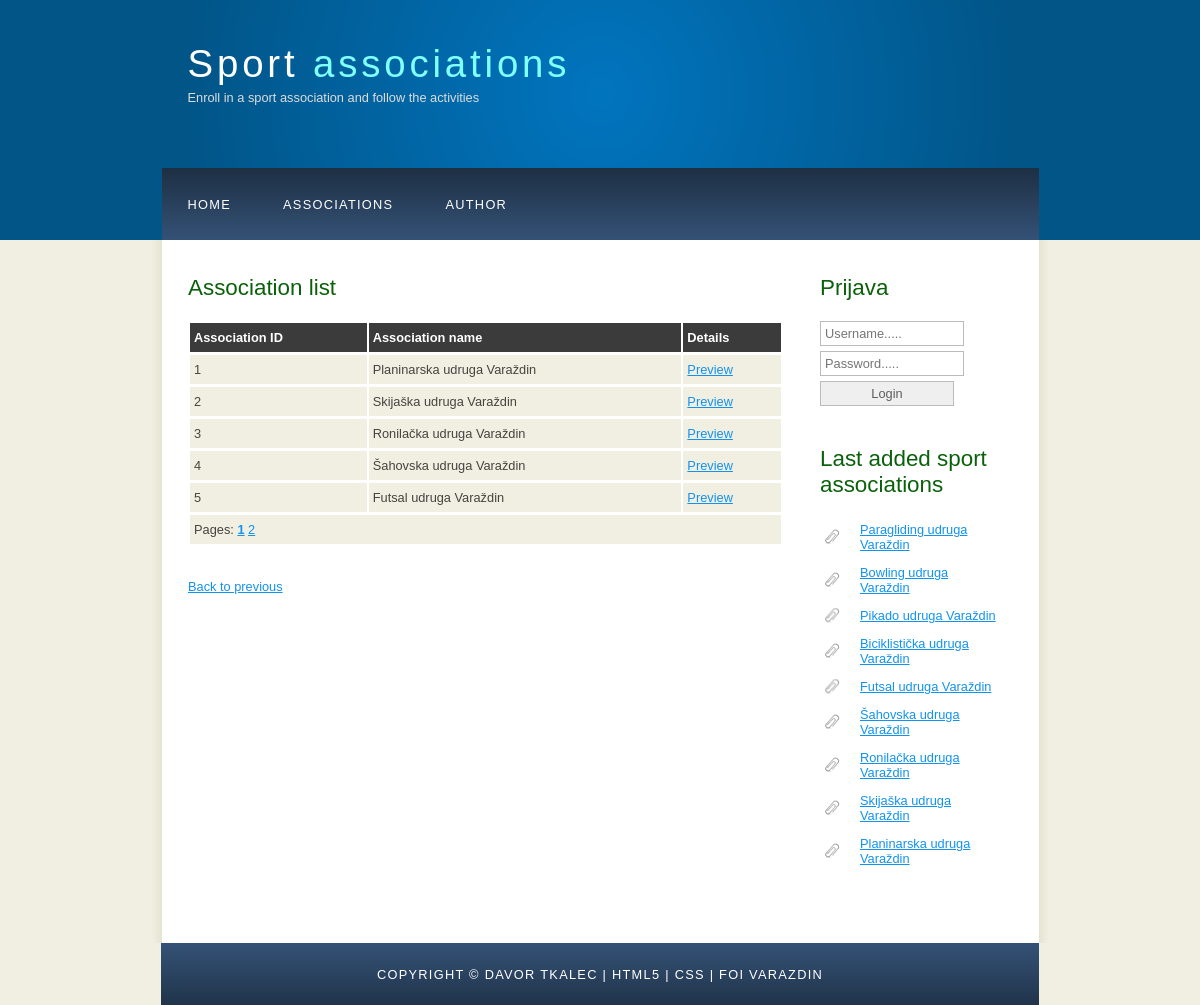
/udruge.php, run on the app's committed database.
### tables this page shows
CREATE TABLE IF NOT EXISTS `udruga` (
  `udruga_id` INT(10) NOT NULL AUTO_INCREMENT,
  `moderator_id` INT(10) NOT NULL,
  `naziv` VARCHAR(50) NOT NULL,
  `opis` TEXT NOT NULL,
  PRIMARY KEY (`udruga_id`),
  INDEX `fk_udruga_korisnik1_idx` (`moderator_id` ASC),
  CONSTRAINT `fk_udruga_korisnik1`
    FOREIGN KEY (`moderator_id`)
    REFERENCES `korisnik` (`korisnik_id`)
    ON DELETE NO ACTION
    ON UPDATE NO ACTION);

### dbconn.php (called while the page is built, shortened)
<?php
$vel_str = 5;
function SpojiNaBazu($sql) {
	$BP_server = 'localhost';
	$BP_bazaPodataka = 'iwa_2015_vz_projekt';
	$BP_korisnik = 'iwa_2015';
	$BP_lozinka = 'foi2015';
	$dbc = mysqli_connect($BP_server, $BP_korisnik, $BP_lozinka,$BP_bazaPodataka);
	mysqli_set_charset($dbc,"utf8");
	$rs = mysqli_query($dbc,$sql);
	return $rs;
}
?>

### udruge.php (the view, shortened to what this page needs)
<?php
include("header.php");
?>
      <div id="content">
        <?php
$sql = "SELECT count(*) FROM udruga";
$colspan=3;
	$conn = SpojiNaBazu($sql);
	$row = mysqli_fetch_array($conn);
	$broj_redaka = $row[0];
	$broj_stranica = ceil($broj_redaka / $vel_str);
echo "<h1>Association list</h1>";
	$upit = "select udruga_id, naziv from udruga";
	$upit.= " LIMIT " . $vel_str;
	if (isset($_GET['stranica'])){
		$upit = $upit . " OFFSET " . (($_GET['stranica'] - 1) * $vel_str);
		$aktivna = $_GET['stranica'];
	} else {
		$aktivna = 1;
	}
$conn = SpojiNaBazu($upit);
echo '<table>';
echo '<tr>';
echo '<th>Association ID</th><th>Association name</th><th>Details</th>';
echo '</tr>';
while(list($id,$naziv)=mysqli_fetch_array($conn)){
	$detalji = "<a href='udruga.php?detalji=$id'>Preview</a>";
echo '<tr>';
echo "<td>$id</td><td>$naziv</td><td>$detalji</td>";
echo '</tr>';
}
echo '<tr>';
echo "<td colspan='$colspan'>";
echo "Pages: ";
		for ($i = 1; $i <= $broj_stranica; $i++) {
			if($i==$aktivna){
				$str = "<strong>$i</strong>";
			}
			else
			{
				$str=$i;
			}
			echo " <a href=\"udruge.php?stranica=" .$i. "\">$str</a>";
		}
echo "</td>";
echo '</tr>';
echo '</table>';
include("povratak.php");
?>
    </div>
    </div>
<?php
include("footer.php");
?>

### desniprikaz.php
<?php
$upit = "select udruga_id, naziv from udruga order by udruga_id desc";
$conn = SpojiNaBazu($upit);
echo "<h3>Last added sport associations</h3>";
echo "<ul>";
while(list($id,$naziv)=mysqli_fetch_array($conn)){
		$detalji = "<a href='udruga.php?detalji=$id'>$naziv</a>";
	echo "<li>$detalji</li>";
}
echo "</ul>";
?>

### style/style.css (style rules this page uses)
html { height: 100%; }
* { margin: 0; padding: 0; }
body { font: normal .80em 'trebuchet ms', arial, sans-serif; background: #F0EFE2; color: #777; }
h1, h2, h3, h4, h5, h6 { font: normal 175% 'century gothic', arial, sans-serif; color: #0B610B; margin: 0 0 15px 0; padding: 15px 0 5px 0; }
a, a:hover { outline: none; text-decoration: underline; color: #1293EE; }
ul { margin: 2px 0 22px 17px; }
ul li { list-style-type: circle; margin: 0 0 6px 0; padding: 0 0 4px 5px; }
.sidebar ul { width: 178px; padding: 4px 0 0 0; margin: 4px 0 30px 0; }
.sidebar li { list-style: none; padding: 0 0 7px 0; }
.sidebar li a, .sidebar li a:hover { padding: 0 0 0 40px; display: block; background: transparent url(link.png) no-repeat left center; }
#content { text-align: left; width: 595px; padding: 0; }
table { width: 100%; margin: 10px 0 30px 0; }
table tr th, table tr td { background: #3B3B3B; color: #FFF; padding: 7px 4px; text-align: left; }
table tr td { background: #F0EFE2; color: #47433F; border-top: 1px solid #FFF; }

### data on the page
udruga: naziv "Paragliding udruga Varaždin"
udruga: naziv "Bowling udruga Varaždin"
udruga: naziv "Pikado udruga Varaždin"
udruga: naziv "Biciklistička udruga Varaždin"
udruga: naziv "Futsal udruga Varaždin", udruga_id "5"
udruga: naziv "Šahovska udruga Varaždin", udruga_id "4"
udruga: naziv "Ronilačka udruga Varaždin", udruga_id "3"
udruga: naziv "Skijaška udruga Varaždin", udruga_id "2"
udruga: naziv "Planinarska udruga Varaždin", udruga_id "1"

### other printed values
$str "2"
